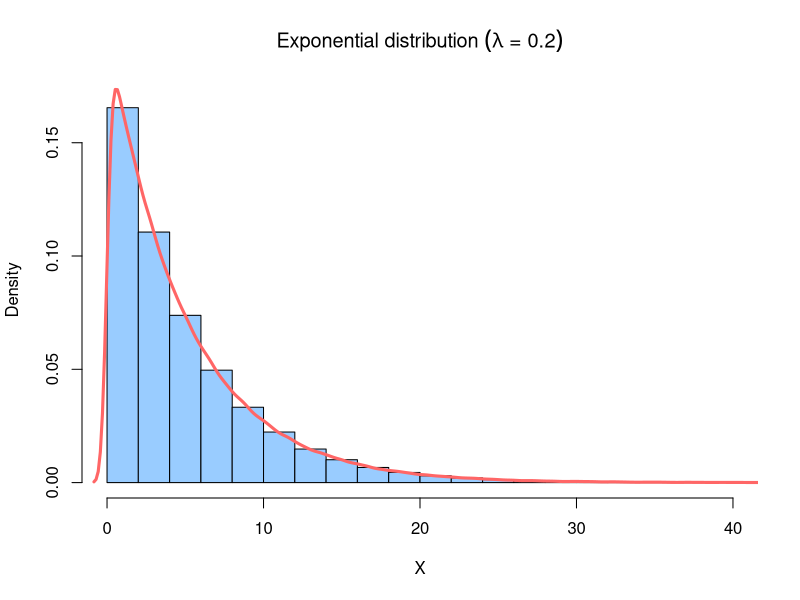
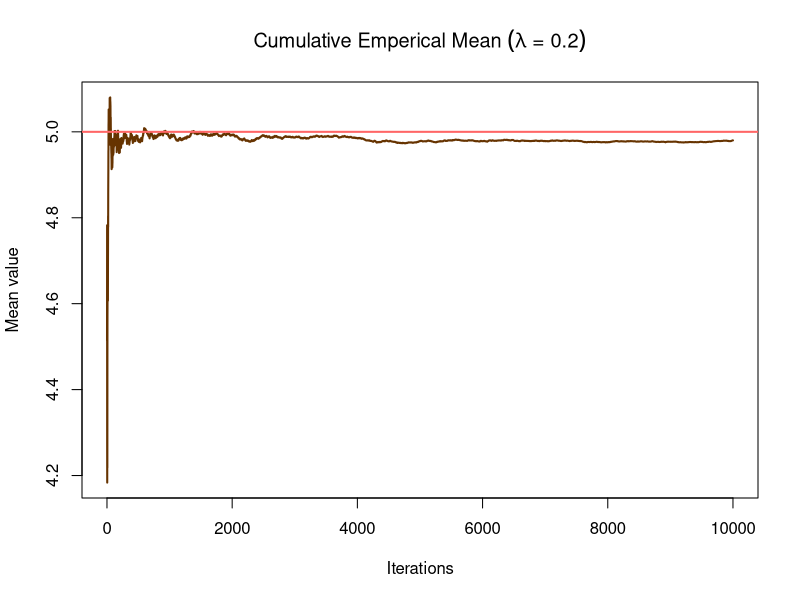
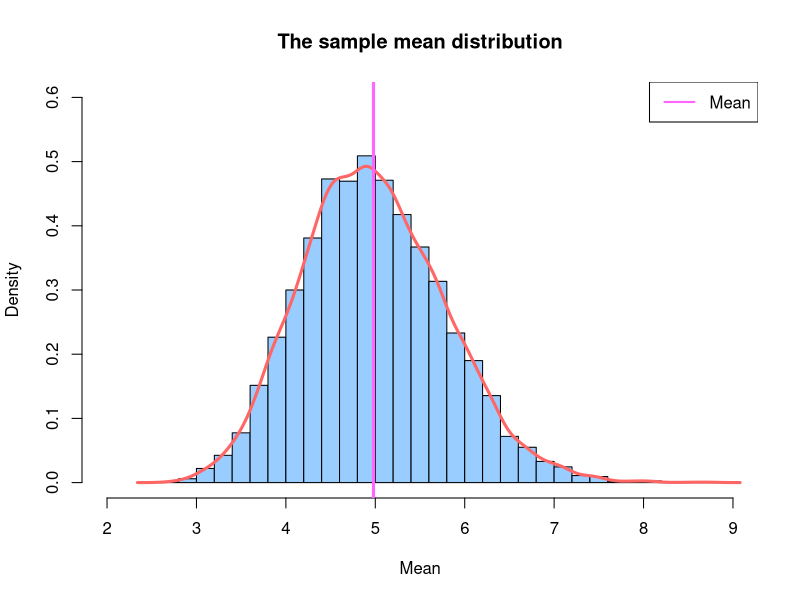

Here is the R script that generated these plots, in order:
## ---- chunk 1
set.seed(1000)
lambda <- 0.2
iteration <- 10000
n <- 40
## ---- chunk 2
theo_mean <- 1/lambda 
theo_var <- 1/(lambda^2)/n
## ---- chunk 3
exp_distrib2 <- replicate(iteration,rexp(n, lambda))
dim (exp_distrib2)
## ---- chunk 4
hist(exp_distrib2, breaks = 25, col = c('#99CCFF'), xlab ="X", main = expression("Exponential distribution "(lambda *" = 0.2")), freq = FALSE , ylim = c(0,0.17), xlim = c(0,40))
lines(density(exp_distrib2), col = c('#FF6666'), lwd=3)
## ---- chunk 5
colmean <- colMeans(exp_distrib2)

sample_mean <- mean(colmean)
sample_var <- var(colmean)
## ---- chunk 6
print(paste("Theorical mean equal to", theo_mean, "and sample mean equal to",round(sample_mean,3)))
print(paste("Theorical variance equal to", theo_var, "and sample variance equal to",round(sample_var,3)))
## ---- chunk 7

cumul_mean <-cumsum(colmean)/seq_along(colmean)
cumum_var <- cumsum(var(colmean))
plot(cumul_mean, type="l", col = c('#663300'), lwd =2 ,xlab = "Iterations", ylab = "Mean value", main = expression("Cumulative Emperical Mean " (lambda *" = 0.2")))
abline(h=theo_mean, col = c('#FF6666'), lwd=2)
 
## ---- chunk 8
hist(colmean, breaks = 25, freq = FALSE, xlim = c(2,9), ylim = c(0,0.6),col = c('#99CCFF'), main = "The sample mean distribution", xlab = "Mean")
lines(density(colmean), col = c('#FF6666'), lwd=3)
abline(v=sample_mean, col = c('#FF66FF'), lwd=3)
legend("topright", legend = c("Mean"), col = c('#FF66FF'), lwd =2)
